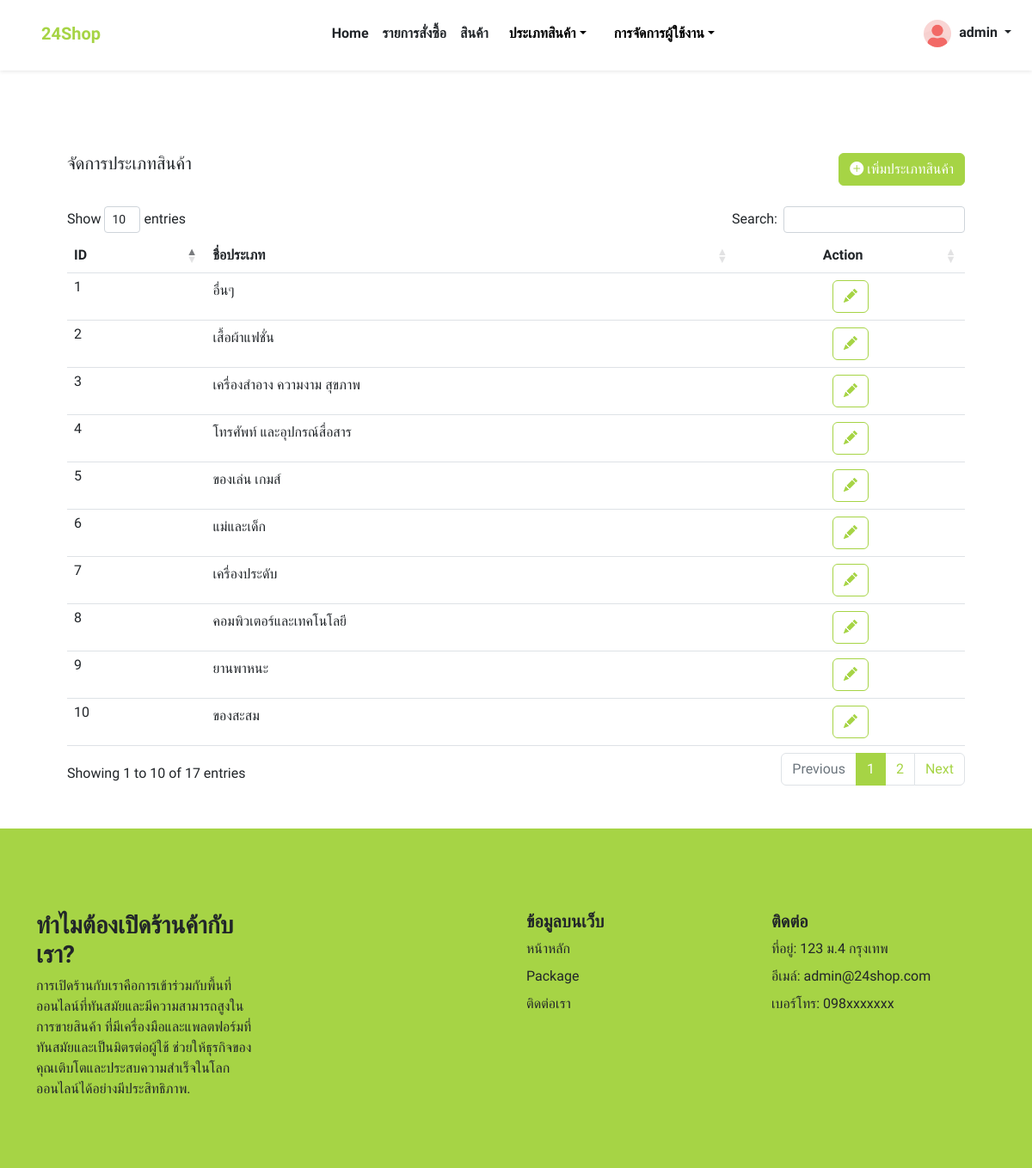
Page /admin/manage-product-type.php (signed in) on the committed database.
### tables this page shows
CREATE TABLE IF NOT EXISTS `products_type` (
  `pt_id` int NOT NULL AUTO_INCREMENT,
  `pt_name` varchar(100) NOT NULL,
  PRIMARY KEY (`pt_id`)
);

### admin/manage-product-type.php (the view, shortened to what this page needs)
<?php
require_once("../config/config.inc.php");
?>
<!DOCTYPE html>
<html lang="en">
<head>
    <link href="https://cdn.jsdelivr.net/npm/bootstrap-icons@1.5.0/font/bootstrap-icons.css" rel="stylesheet" />
    <link href="../css/styles.css" rel="stylesheet" />
    <link rel="stylesheet" href="https://cdn.datatables.net/1.13.1/css/dataTables.bootstrap4.min.css">
</head>
<body class="d-flex flex-column min-vh-100">
    <?php include("./components/navbar.php"); ?>
    <section class="py-5">
        <div class="container px-4 px-lg-5 mt-5">
            <div class="d-flex justify-content-between">
                <h5 class="card-title mb-0">จัดการประเภทสินค้า</h5>
                <a href="./add-product-type">
                    <button type="button" class="btn btn-primary mb-4" data-bs-toggle="modal" data-bs-target="#add">
                        <i class="bi bi-plus-circle-fill"></i>
                        เพิ่มประเภทสินค้า
                    </button>
                </a>
            </div>
            <div class="table-responsive">
                <table class="table" id="tableProductsType">
                    <thead>
                        <tr>
                            <th>ID</th>
                            <th>ชื่อประเภท</th>
                            <th class="text-center">Action</th>
                        </tr>
                    </thead>
                    <tbody>
                        <?php
                        $sqlGetProductsType = "SELECT * FROM `products_type`";
                        $resultGetProductsType = $conn->query($sqlGetProductsType);
                        while ($rowGetProductsType = $resultGetProductsType->fetch_assoc()) {
                        ?>
                            <tr>
                                <td class="py-1">
                                    <?php echo $rowGetProductsType["pt_id"] ?>
                                </td>
                                <td>
                                    <?php echo $rowGetProductsType["pt_name"] ? $rowGetProductsType["pt_name"] : "-" ?>
                                </td>
                                <td class="text-center">
                                    <div class="btn-group" role="group" aria-label="Basic example">
                                        <a href="edit-product-type?pt_id=<?php echo $rowGetProductsType["pt_id"]; ?>">
                                        <button type="button" class="btn btn-outline-primary" id="<?php echo $rowGetProductsType["pt_id"]; ?>">
                                            <i class="bi bi-pencil-fill"></i>
                                        </button>
                                        </a>
                                    </div>
                                </td>
                            </tr>
                        <?php } ?>
                    </tbody>
                </table>
            </div>
        </div>
    </section>
    <?php include("./components/footer.php"); ?>
</body>
</html>

### rows in the picture
products_type: pt_id "1", pt_name "อื่นๆ"
products_type: pt_id "2", pt_name "เสื้อผ้าแฟชั่น"
products_type: pt_id "3", pt_name "เครื่องสำอาง ความงาม สุขภาพ"
products_type: pt_id "4", pt_name "โทรศัพท์ และอุปกรณ์สื่อสาร"
products_type: pt_id "5", pt_name "ของเล่น เกมส์"
products_type: pt_id "6", pt_name "แม่และเด็ก"
products_type: pt_id "7", pt_name "เครื่องประดับ"
products_type: pt_id "8", pt_name "คอมพิวเตอร์และเทคโนโลยี"
products_type: pt_id "9", pt_name "ยานพาหนะ"
products_type: pt_id "10", pt_name "ของสะสม"

### other values in the picture
$_SESSION["user_name"] "admin"
